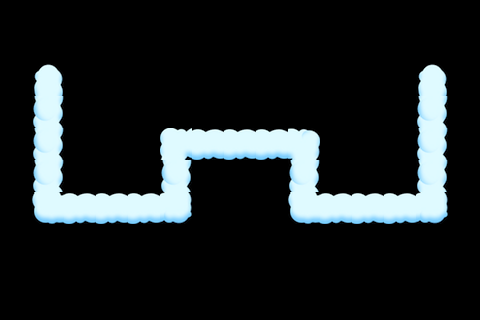

The image is a tile-based game level rendered from a .tmx file. Its description and source (layers, tilesets, objects; grid data summarised) follow:
An orthogonal 15x10 tile map with 32x32 px tiles, 1 tile layer (block) and 18 objects (2x obj1, 2x obj2, 2x obj3, 2x obj4, 2x obj5, ...).

<map version="1.0" orientation="orthogonal" renderorder="right-down" width="15" height="10" tilewidth="32" tileheight="32" nextobjectid="19">
 <tileset firstgid="1" name="luoboTilemap" tilewidth="32" tileheight="32" spacing="2" margin="2" tilecount="9" columns="3">
  <image source="luoboTilemap.png" width="128" height="128" />
 </tileset>
 <layer name="block" width="15" height="10">
  <data>[150 cells, 25 non-empty, 7 distinct tile ids]</data>
 </layer>
 <objectgroup name="object" visible="0">
  <object id="1" name="obj1" x="48" y="74" />
  <object id="2" name="obj2" x="48" y="208" />
  <object id="3" name="obj3" x="176" y="208" />
  <object id="4" name="obj4" x="176" y="144" />
  <object id="5" name="obj5" x="304" y="144" />
  <object id="6" name="obj6" x="304" y="208" />
  <object id="7" name="obj7" x="432" y="208" />
  <object id="8" name="obj8" x="432" y="74" />
 </objectgroup>
 <objectgroup name="objects" visible="0">
  <object id="9" name="obj1" x="32" y="64" width="32" height="128" />
  <object id="10" name="obj2" x="32" y="192" width="160" height="32" />
  <object id="11" name="obj3" x="160" y="128" width="32" height="64" />
  <object id="12" name="obj4" x="192" y="128" width="128" height="32" />
  <object id="13" name="obj5" x="288" y="160" width="32" height="64" />
  <object id="14" name="obj6" x="320" y="192" width="128" height="32" />
  <object id="15" name="obj7" x="416" y="64" width="32" height="128" />
 </objectgroup>
 <objectgroup name="clouds" opacity="0.26">
  <object id="16" name="cloud1" x="128" y="96" />
  <object id="17" name="cloud2" x="224" y="96" />
  <object id="18" name="cloud3" x="320" y="96" />
 </objectgroup>
</map>